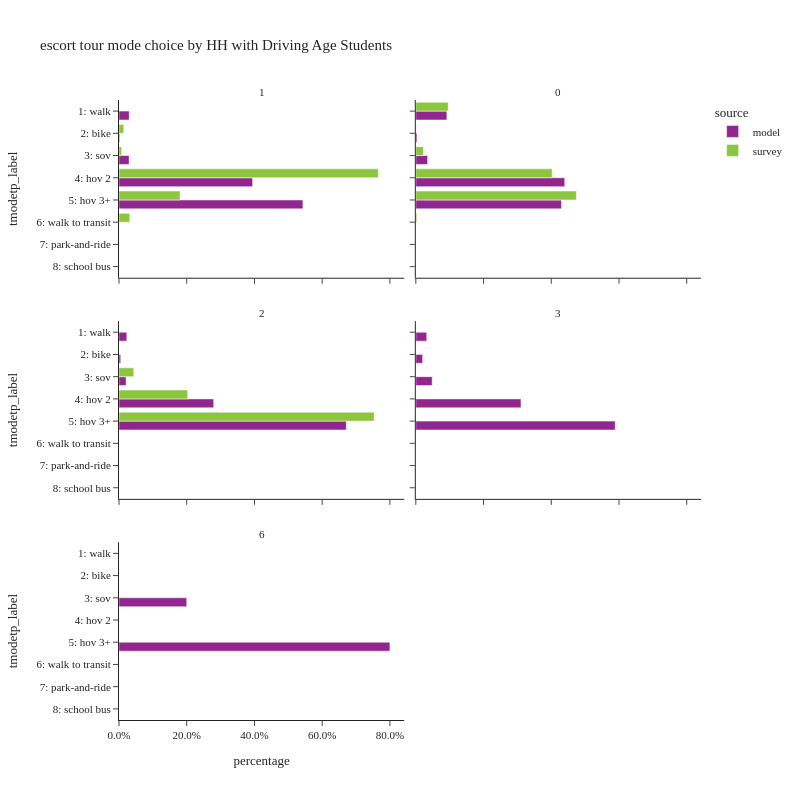

Here is the notebook cell this chart was saved with:
### Code cell
plot_mode_choice(es_tour,
                 "hhhsc",
                 {
                  "tmodetp_label":util.tmodetp_cat.values()},
                 "HH with Driving Age Students",2,800)

### Figure 1 — Plotly figure (JSON) as saved in the notebook; plotly's stock layout.template omitted (floating-point values rounded to 4 significant figures)
{"data": [{"alignmentgroup": "True", "customdata": [[4], [1728], [126], [1710], [22601], [31108]], "hovertemplate": "source=model<br>hhhsc=1<br>percentage=%{x}<br>tmodetp_label=%{y}<br>sample count=%{customdata[0]}<extra></extra>", "legendgroup": "model", "marker": {"color": "#91268F", "pattern": {"shape": ""}}, "name": "model", "offsetgroup": "model", "orientation": "h", "showlegend": true, "textposition": "auto", "type": "bar", "x": [6.984e-05, 0.03017, 0.0022, 0.02985, 0.3946, 0.5431], "xaxis": "x5", "y": [null, "1: walk", "2: bike", "3: sov", "4: hov 2", "5: hov 3+"], "yaxis": "y5"}, {"alignmentgroup": "True", "customdata": [[13], [51466], [2049], [19527], [246752], [241293]], "hovertemplate": "source=model<br>hhhsc=0<br>percentage=%{x}<br>tmodetp_label=%{y}<br>sample count=%{customdata[0]}<extra></extra>", "legendgroup": "model", "marker": {"color": "#91268F", "pattern": {"shape": ""}}, "name": "model", "offsetgroup": "model", "orientation": "h", "showlegend": false, "textposition": "auto", "type": "bar", "x": [2.317e-05, 0.09172, 0.003652, 0.0348, 0.4398, 0.43], "xaxis": "x6", "y": [null, "1: walk", "2: bike", "3: sov", "4: hov 2", "5: hov 3+"], "yaxis": "y6"}, {"alignmentgroup": "True", "customdata": [[1], [180], [40], [163], [2184], [5242]], "hovertemplate": "source=model<br>hhhsc=2<br>percentage=%{x}<br>tmodetp_label=%{y}<br>sample count=%{customdata[0]}<extra></extra>", "legendgroup": "model", "marker": {"color": "#91268F", "pattern": {"shape": ""}}, "name": "model", "offsetgroup": "model", "orientation": "h", "showlegend": false, "textposition": "auto", "type": "bar", "x": [0.000128, 0.02305, 0.005122, 0.02087, 0.2796, 0.6712], "xaxis": "x3", "y": [null, "1: walk", "2: bike", "3: sov", "4: hov 2", "5: hov 3+"], "yaxis": "y3"}, {"alignmentgroup": "True", "customdata": [[8], [5], [12], [77], [146]], "hovertemplate": "source=model<br>hhhsc=3<br>percentage=%{x}<br>tmodetp_label=%{y}<br>sample count=%{customdata[0]}<extra></extra>", "legendgroup": "model", "marker": {"color": "#91268F", "pattern": {"shape": ""}}, "name": "model", "offsetgroup": "model", "orientation": "h", "showlegend": false, "textposition": "auto", "type": "bar", "x": [0.03226, 0.02016, 0.04839, 0.3105, 0.5887], "xaxis": "x4", "y": ["1: walk", "2: bike", "3: sov", "4: hov 2", "5: hov 3+"], "yaxis": "y4"}, {"alignmentgroup": "True", "customdata": [[1], [4]], "hovertemplate": "source=model<br>hhhsc=6<br>percentage=%{x}<br>tmodetp_label=%{y}<br>sample count=%{customdata[0]}<extra></extra>", "legendgroup": "model", "marker": {"color": "#91268F", "pattern": {"shape": ""}}, "name": "model", "offsetgroup": "model", "orientation": "h", "showlegend": false, "textposition": "auto", "type": "bar", "x": [0.2, 0.8], "xaxis": "x", "y": ["3: sov", "5: hov 3+"], "yaxis": "y"}, {"alignmentgroup": "True", "customdata": [[1], [1], [1], [29], [11], [1]], "hovertemplate": "source=survey<br>hhhsc=1<br>percentage=%{x}<br>tmodetp_label=%{y}<br>sample count=%{customdata[0]}<extra></extra>", "legendgroup": "survey", "marker": {"color": "#8CC63E", "pattern": {"shape": ""}}, "name": "survey", "offsetgroup": "survey", "orientation": "h", "showlegend": true, "textposition": "auto", "type": "bar", "x": [0.000217, 0.01403, 0.007579, 0.766, 0.1803, 0.0319], "xaxis": "x5", "y": ["1: walk", "2: bike", "3: sov", "4: hov 2", "5: hov 3+", "6: walk to transit"], "yaxis": "y5"}, {"alignmentgroup": "True", "customdata": [[3], [79], [10], [27], [258], [212], [9], [3]], "hovertemplate": "source=survey<br>hhhsc=0<br>percentage=%{x}<br>tmodetp_label=%{y}<br>sample count=%{customdata[0]}<extra></extra>", "legendgroup": "survey", "marker": {"color": "#8CC63E", "pattern": {"shape": ""}}, "name": "survey", "offsetgroup": "survey", "orientation": "h", "showlegend": false, "textposition": "auto", "type": "bar", "x": [0.0006535, 0.09567, 0.00119, 0.02227, 0.4025, 0.4741, 0.00305, 0.0005544], "xaxis": "x6", "y": [null, "1: walk", "2: bike", "3: sov", "4: hov 2", "5: hov 3+", "6: walk to transit", "8: school bus"], "yaxis": "y6"}, {"alignmentgroup": "True", "customdata": [[1], [2], [6]], "hovertemplate": "source=survey<br>hhhsc=2<br>percentage=%{x}<br>tmodetp_label=%{y}<br>sample count=%{customdata[0]}<extra></extra>", "legendgroup": "survey", "marker": {"color": "#8CC63E", "pattern": {"shape": ""}}, "name": "survey", "offsetgroup": "survey", "orientation": "h", "showlegend": false, "textposition": "auto", "type": "bar", "x": [0.04369, 0.2029, 0.7534], "xaxis": "x3", "y": ["3: sov", "4: hov 2", "5: hov 3+"], "yaxis": "y3"}], "layout": {"annotations": [{"font": {}, "showarrow": false, "text": "6", "x": 0.245, "xanchor": "center", "xref": "paper", "y": 0.2867, "yanchor": "bottom", "yref": "paper"}, {"font": {}, "showarrow": false, "text": "2", "x": 0.245, "xanchor": "center", "xref": "paper", "y": 0.6433, "yanchor": "bottom", "yref": "paper"}, {"font": {}, "showarrow": false, "text": "3", "x": 0.755, "xanchor": "center", "xref": "paper", "y": 0.6433, "yanchor": "bottom", "yref": "paper"}, {"font": {}, "showarrow": false, "text": "1", "x": 0.245, "xanchor": "center", "xref": "paper", "y": 1.0, "yanchor": "bottom", "yref": "paper"}, {"font": {}, "showarrow": false, "text": "0", "x": 0.755, "xanchor": "center", "xref": "paper", "y": 1.0, "yanchor": "bottom", "yref": "paper"}], "barmode": "group", "height": 800, "legend": {"title": {"text": "source"}, "tracegroupgap": 0}, "title": {"text": "escort tour mode choice by HH with Driving Age Students"}, "width": 800, "xaxis": {"anchor": "y", "domain": [0.0, 0.49], "tickformat": ".1%", "title": {"text": "percentage"}}, "xaxis2": {"anchor": "y2", "domain": [0.51, 1.0], "matches": "x", "tickformat": ".1%", "title": {"text": "percentage"}}, "xaxis3": {"anchor": "y3", "domain": [0.0, 0.49], "matches": "x", "showticklabels": false, "tickformat": ".1%"}, "xaxis4": {"anchor": "y4", "domain": [0.51, 1.0], "matches": "x", "showticklabels": false, "tickformat": ".1%"}, "xaxis5": {"anchor": "y5", "domain": [0.0, 0.49], "matches": "x", "showticklabels": false, "tickformat": ".1%"}, "xaxis6": {"anchor": "y6", "domain": [0.51, 1.0], "matches": "x", "showticklabels": false, "tickformat": ".1%"}, "yaxis": {"anchor": "x", "categoryarray": ["9: tnc", "8: school bus", "7: park-and-ride", "6: walk to transit", "5: hov 3+", "4: hov 2", "3: sov", "2: bike", "1: walk"], "categoryorder": "array", "domain": [0.0, 0.2867], "title": {"text": "tmodetp_label"}}, "yaxis2": {"anchor": "x2", "domain": [0.0, 0.2867], "matches": "y", "showticklabels": false}, "yaxis3": {"anchor": "x3", "categoryarray": ["9: tnc", "8: school bus", "7: park-and-ride", "6: walk to transit", "5: hov 3+", "4: hov 2", "3: sov", "2: bike", "1: walk"], "categoryorder": "array", "domain": [0.3567, 0.6433], "matches": "y", "title": {"text": "tmodetp_label"}}, "yaxis4": {"anchor": "x4", "domain": [0.3567, 0.6433], "matches": "y", "showticklabels": false}, "yaxis5": {"anchor": "x5", "categoryarray": ["9: tnc", "8: school bus", "7: park-and-ride", "6: walk to transit", "5: hov 3+", "4: hov 2", "3: sov", "2: bike", "1: walk"], "categoryorder": "array", "domain": [0.7133, 1.0], "matches": "y", "title": {"text": "tmodetp_label"}}, "yaxis6": {"anchor": "x6", "domain": [0.7133, 1.0], "matches": "y", "showticklabels": false}}}
